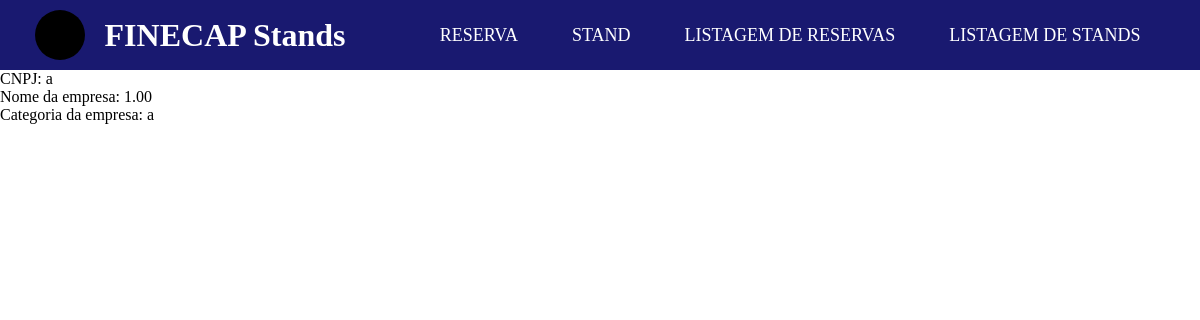
The app's page /stand/detalhe/2/ with its own data.
### FINECAP/models.py (models this page shows)
class Stand(models.Model):
    localizacao = models.CharField(max_length=150)
    valor = models.DecimalField(max_digits=10, decimal_places=2)
    reserva = models.ForeignKey(Reserva, on_delete=models.CASCADE)

class Reserva(models.Model):
    cnpj = models.CharField(max_length=12)
    nome_empresa = models.CharField(max_length=150)
    categoria_empresa = models.CharField(max_length=50)
    quitado = models.BooleanField()
    def __str__(self):
        return self.nome_empresa

### FINECAP/views.py (the view)
# urls.py: path('stand/detalhe/<int:pk>/', views.stand_detalheView.as_view(), name='stand_detalhe'),
class stand_detalheView(generic.DetailView):
    model = Stand
    template_name = "FINECAP/detalhe_stand.html"

### FINECAP/templates/FINECAP/detalhe_stand.html (shortened to what this page needs)
{% extends 'base.html' %}
{% block center %}
<p>CNPJ: {{ stand.localizacao }}</p>
<p>Nome da empresa: {{ stand.valor }}</p>
<p>Categoria da empresa: {{ stand.reserva }}</p>
{% endblock %}

### templates/base.html (style rules this page uses)
* { padding: 0; margin: 0; box-sizing: border-box; }

### records on screen
Stand: localizacao "a", valor "1.00", reserva "a"
